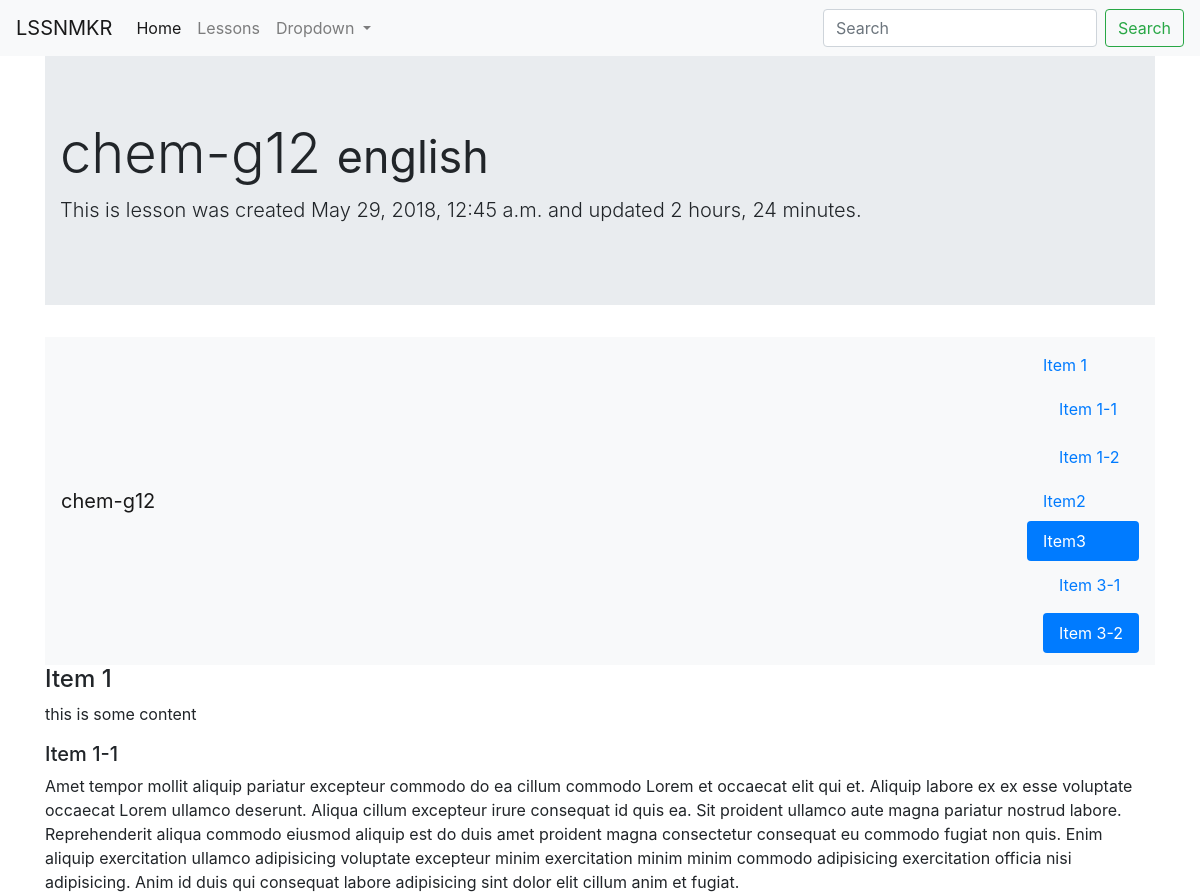
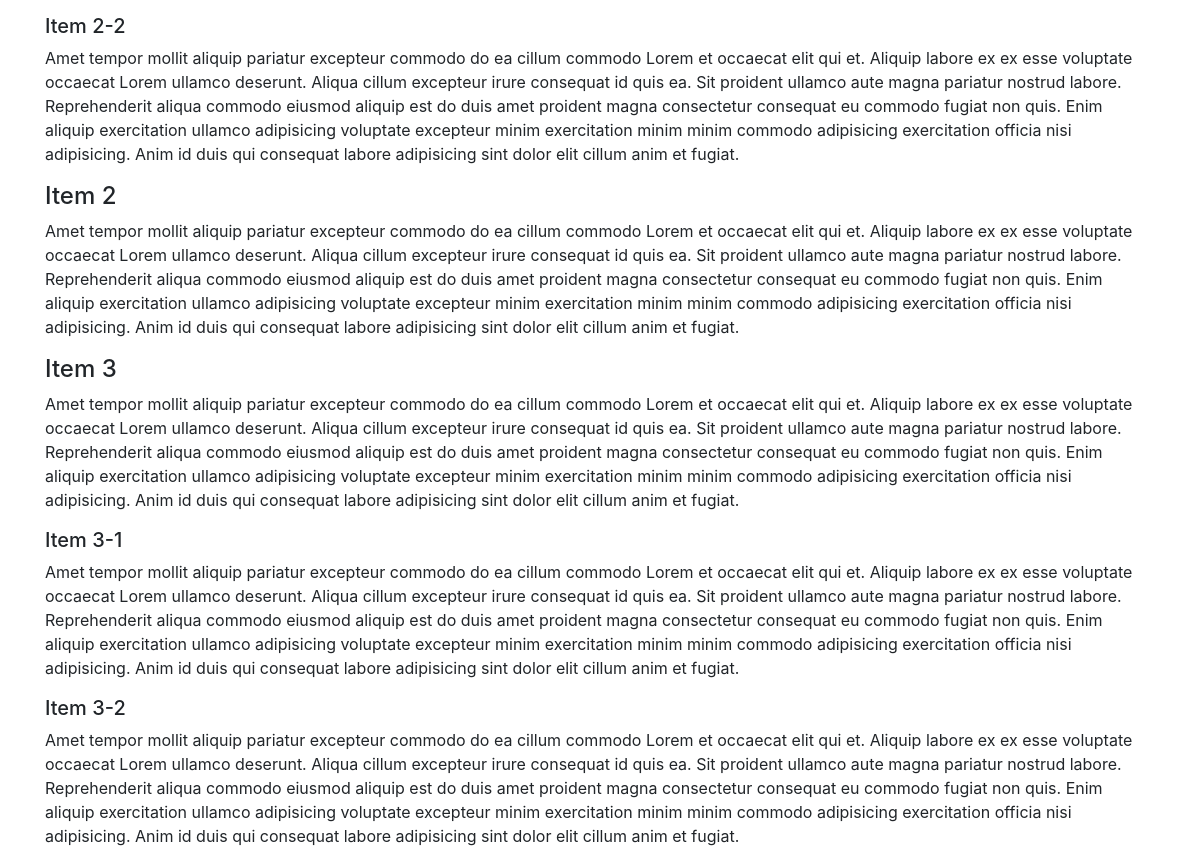
The app's page /lessons/chem-g12/ with its own data (2 pictures, top to bottom).
### Lesson/models.py (models this page shows, shortened)
class LessonPlan(models.Model):
    lesson_name = models.CharField(max_length=100, unique=True)
    subtitle = models.CharField(max_length=200, unique=False, blank=True, null=True)
    content = models.TextField()
    is_draft = models.BooleanField(default=True)
    subject = models.CharField(max_length=100, default="physics")
    timestamp = models.DateTimeField(auto_now_add=True)
    updated = models.DateTimeField(auto_now=True)
    slug = models.SlugField(unique=True, null=True, blank=True)
    class Meta:
        pass

### Lesson/views.py (the view)
# urls.py: url(r'^lessons/(?P<slug>[\w-]+)/$', LessonPlanDetailView.as_view(), name="search-lesson"),
class LessonPlanDetailView(DetailView):
    model = LessonPlan

### Lesson/templates/Lesson/lessonplan_detail.html (shortened to what this page needs)
{% extends 'base.html' %}
{% block content %}
<div class="jumbotron jumbotron-fluid">
  <div class="container">
    <h1 class="display-4">{{ object.lesson_name }} <small> {{ object.subject }}</small></h1>
    <p class="lead">This is lesson was created {{ object.timestamp }} and updated {{ object.updated|timesince }}.</p>
  </div>
</div>
<nav id="navbar-example3" class="navbar navbar-light bg-light">
  <a class="navbar-brand" href="#">{{ object.lesson_name }}</a>
  <nav class="nav nav-pills flex-column">
    <a class="nav-link" href="#item-1">Item 1</a>
    <nav class="nav nav-pills flex-column">
      <a class="nav-link ml-3 my-1" href="#item-1-1">Item 1-1</a>
      <a class="nav-link ml-3 my-1" href="#item-1-2">Item 1-2</a>
    </nav>
    <a class="nav-link" href="#item-2">Item2</a>
    <a class="nav-link" href="#item-3">Item3</a>
    <nav class="nav nav-pills flex-column">
      <a class="nav-link ml-3 my-1" href="#item-3-1">Item 3-1</a>
      <a class="nav-link ml-3 my-1" href="#item-3-2">Item 3-2</a>
    </nav>
  </nav>
</nav>
<div data-spy="scroll" data-target="#navbar-example3" data-offset="0">
  <h4 id="item-1">Item 1</h4>
  <p> {{ object.content }}</p>
  <h5 id="item-1-1">Item 1-1</h5>
  <p>
     Amet tempor mollit aliquip pariatur excepteur commodo do ea cillum commodo Lorem et occaecat elit qui et. Aliquip labore ex ex esse voluptate occaecat Lorem ullamco deserunt. Aliqua cillum excepteur irure consequat id quis ea. Sit proident ullamco aute magna pariatur nostrud labore. Reprehenderit aliqua commodo eiusmod aliquip est do duis amet proident magna consectetur consequat eu commodo fugiat non quis. Enim aliquip exercitation ullamco adipisicing voluptate excepteur minim exercitation minim minim commodo adipisicing exercitation officia nisi adipisicing. Anim id duis qui consequat labore adipisicing sint dolor elit cillum anim et fugiat.
 </p>
  <h5 id="item-1-2">Item 2-2</h5>
  <p>
     Amet tempor mollit aliquip pariatur excepteur commodo do ea cillum commodo Lorem et occaecat elit qui et. Aliquip labore ex ex esse voluptate occaecat Lorem ullamco deserunt. Aliqua cillum excepteur irure consequat id quis ea. Sit proident ullamco aute magna pariatur nostrud labore. Reprehenderit aliqua commodo eiusmod aliquip est do duis amet proident magna consectetur consequat eu commodo fugiat non quis. Enim aliquip exercitation ullamco adipisicing voluptate excepteur minim exercitation minim minim commodo adipisicing exercitation officia nisi adipisicing. Anim id duis qui consequat labore adipisicing sint dolor elit cillum anim et fugiat.
 </p>
  <h4 id="item-2">Item 2</h4>
  <p>
     Amet tempor mollit aliquip pariatur excepteur commodo do ea cillum commodo Lorem et occaecat elit qui et. Aliquip labore ex ex esse voluptate occaecat Lorem ullamco deserunt. Aliqua cillum excepteur irure consequat id quis ea. Sit proident ullamco aute magna pariatur nostrud labore. Reprehenderit aliqua commodo eiusmod aliquip est do duis amet proident magna consectetur consequat eu commodo fugiat non quis. Enim aliquip exercitation ullamco adipisicing voluptate excepteur minim exercitation minim minim commodo adipisicing exercitation officia nisi adipisicing. Anim id duis qui consequat labore adipisicing sint dolor elit cillum anim et fugiat.
 </p>
  <h4 id="item-3">Item 3</h4>
  <p>
     Amet tempor mollit aliquip pariatur excepteur commodo do ea cillum commodo Lorem et occaecat elit qui et. Aliquip labore ex ex esse voluptate occaecat Lorem ullamco deserunt. Aliqua cillum excepteur irure consequat id quis ea. Sit proident ullamco aute magna pariatur nostrud labore. Reprehenderit aliqua commodo eiusmod aliquip est do duis amet proident magna consectetur consequat eu commodo fugiat non quis. Enim aliquip exercitation ullamco adipisicing voluptate excepteur minim exercitation minim minim commodo adipisicing exercitation officia nisi adipisicing. Anim id duis qui consequat labore adipisicing sint dolor elit cillum anim et fugiat.
 </p>
  <h5 id="item-3-1">Item 3-1</h5>
  <p>
     Amet tempor mollit aliquip pariatur excepteur commodo do ea cillum commodo Lorem et occaecat elit qui et. Aliquip labore ex ex esse voluptate occaecat Lorem ullamco deserunt. Aliqua cillum excepteur irure consequat id quis ea. Sit proident ullamco aute magna pariatur nostrud labore. Reprehenderit aliqua commodo eiusmod aliquip est do duis amet proident magna consectetur consequat eu commodo fugiat non quis. Enim aliquip exercitation ullamco adipisicing voluptate excepteur minim exercitation minim minim commodo adipisicing exercitation officia nisi adipisicing. Anim id duis qui consequat labore adipisicing sint dolor elit cillum anim et fugiat.
 </p>
  <h5 id="item-3-2">Item 3-2</h5>
  <p>
     Amet tempor mollit aliquip pariatur excepteur commodo do ea cillum commodo Lorem et occaecat elit qui et. Aliquip labore ex ex esse voluptate occaecat Lorem ullamco deserunt. Aliqua cillum excepteur irure consequat id quis ea. Sit proident ullamco aute magna pariatur nostrud labore. Reprehenderit aliqua commodo eiusmod aliquip est do duis amet proident magna consectetur consequat eu commodo fugiat non quis. Enim aliquip exercitation ullamco adipisicing voluptate excepteur minim exercitation minim minim commodo adipisicing exercitation officia nisi adipisicing. Anim id duis qui consequat labore adipisicing sint dolor elit cillum anim et fugiat.
 </p>
</div>
{% endblock content %}

### records on screen
LessonPlan: lesson_name "chem-g12", subject "english", timestamp "May 29, 2018, 12:45 a.m.", updated "2 hours, 24 minutes", content "this is some content"
